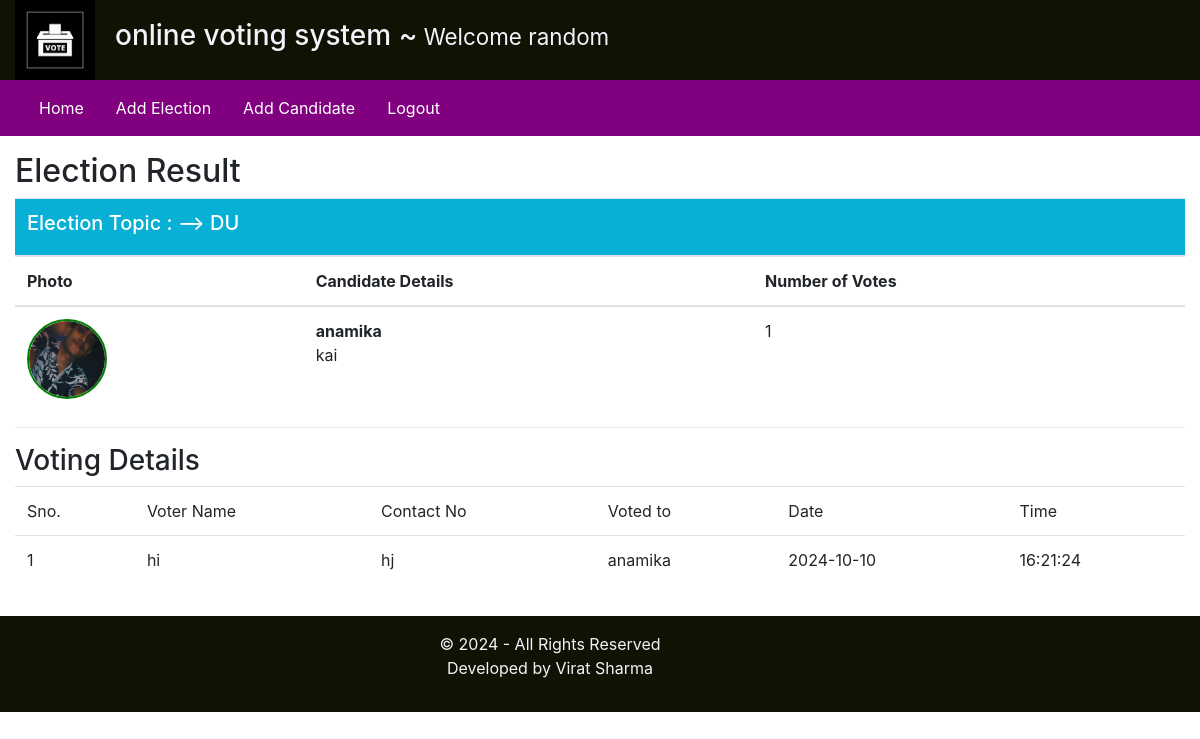
The page /admin/index2.php?viewresult=38 (signed in) on the database its author committed.
### tables this page shows
CREATE TABLE IF NOT EXISTS `elections` (
  `id` int NOT NULL AUTO_INCREMENT,
  `election_topic` varchar(255) DEFAULT NULL,
  `no_of_candidate` int DEFAULT NULL,
  `starting_date` date DEFAULT NULL,
  `ending_date` date DEFAULT NULL,
  `status` varchar(45) DEFAULT NULL,
  `inserted_by` varchar(255) DEFAULT NULL,
  `inserted_on` date DEFAULT NULL,
  `max_candidates` int DEFAULT NULL,
  PRIMARY KEY (`id`)
);

CREATE TABLE IF NOT EXISTS `candidate_details` (
  `id` int NOT NULL AUTO_INCREMENT,
  `election_id` int DEFAULT NULL,
  `candidate_name` varchar(255) DEFAULT NULL,
  `candidate_details` text,
  `candidate_photo` text,
  `inserted_by` varchar(255) DEFAULT NULL,
  `inserted_on` date DEFAULT NULL,
  PRIMARY KEY (`id`)
);

CREATE TABLE IF NOT EXISTS `votings` (
  `id` int NOT NULL AUTO_INCREMENT,
  `election_id` int DEFAULT NULL,
  `voters_id` int DEFAULT NULL,
  `candidate_id` int NOT NULL,
  `vote_date` date DEFAULT NULL,
  `vote_time` time DEFAULT NULL,
  PRIMARY KEY (`id`)
);

CREATE TABLE IF NOT EXISTS `users` (
  `id` int NOT NULL AUTO_INCREMENT,
  `username` varchar(255) DEFAULT NULL,
  `contact_no` varchar(45) DEFAULT NULL,
  `password` text,
  `user_role` varchar(45) NOT NULL,
  PRIMARY KEY (`id`)
);

### admin/inc/viewresult.php (the view)
<?php
$election_id=$_GET['viewresult'];
?>
<div class="row my-3" >
    <div class="col-12">
        <h2>Election Result</h2>
        <?php
        $fetchingActiveElections = mysqli_query($db, "SELECT * FROM elections WHERE id='".$election_id."'") or die(mysqli_error($db));
        if(mysqli_num_rows($fetchingActiveElections) > 0)
        {
            while($data =mysqli_fetch_assoc($fetchingActiveElections)){
                $electoin_id = $data['id'];
                $election_topic = $data['election_topic'];
                ?>
                <table class="table">
                    <thead>
                        <tr>
                            <th colspan="4" class="text-white" style="background-color:rgb(8, 176, 214);">
                                <h5>Election Topic : --> <?php echo strtoupper($election_topic); ?></h5>
                            <tr>
                                <th>Photo</th>
                                <th>Candidate Details</th>
                                <th>Number of Votes</th>
                            </tr>
                            </th>
                        </tr>
                    </thead>
                    <tbody>
                    <?php
                    $fetchingCandidates = mysqli_query($db, "SELECT * FROM candidate_details WHERE election_id ='".$electoin_id."'") or die(mysqli_error($db));
                    while ($candidatedata = mysqli_fetch_array($fetchingCandidates)) {
                        $candidate_id = $candidatedata['id'];
                        $candidate_photo = $candidatedata['candidate_photo'];
                        $fetchingVotes = mysqli_query($db, "SELECT * FROM votings WHERE candidate_id= '".$candidate_id."'") or die(mysqli_error($db));
                        $totalVotes = mysqli_num_rows($fetchingVotes);
                    ?>
                    <tr>
                        <td><img src="<?php echo $candidate_photo; ?>" style="width: 80px; height: 80px; border: 2px solid green; border-radius: 50%; object-fit: cover;" /></td>
                        <td>
                            <b><?php echo $candidatedata['candidate_name']; ?></b><br>
                            <?php echo $candidatedata['candidate_details']; ?>
                        </td>
                        <td><?php echo $totalVotes; ?></td>
                    </tr>
                    <?php
                    }
                    ?>
                    </tbody>
                </table>
            <?php
            }
        } else {
            echo "No active elections";
        }
        ?>
        <hr>
        <h3>Voting Details</h3>
        <?php
        $fetchingVoteDetails = mysqli_query($db, "SELECT * FROM votings WHERE election_id='".$election_id."'") or die(mysqli_error($db));
        $numberOfVotes = mysqli_num_rows($fetchingVoteDetails);
        if($numberOfVotes > 0){
            $sno = 1;
        ?>
        <table class="table">
            <tr>
                <td>Sno.</td>
                <td>Voter Name</td>
                <td>Contact No</td>
                <td>Voted to</td>
                <td>Date</td>
                <td>Time</td>
            </tr>
        <?php
            while($data = mysqli_fetch_assoc($fetchingVoteDetails)){
                $voters_id = $data['voters_id'];
                $candidate_id = $data['candidate_id'];
                $fetchVoterName = mysqli_query($db, "SELECT * FROM users WHERE id = '".$voters_id."'") or die(mysqli_error($db));
                $isDataAvail = mysqli_num_rows($fetchVoterName);
                $userData = mysqli_fetch_assoc($fetchVoterName);
                if($isDataAvail > 0){
                    $username = $userData['username'];
                    $contact_no = $userData['contact_no'];
                } else {
                    $username = "No Data";
                    $contact_no = "No Data";
                }
                $fetchCandidateName = mysqli_query($db, "SELECT * FROM candidate_details WHERE id = '".$candidate_id."'") or die(mysqli_error($db));
                $isDataAvail = mysqli_num_rows($fetchCandidateName);
                $candidateData = mysqli_fetch_assoc($fetchCandidateName);
                if($isDataAvail > 0){
                    $candidate_name = $candidateData['candidate_name'];
                } else {
                    $candidate_name = "No Data";
                }
        ?>
                <tr>
                    <td><?php echo $sno++; ?></td>
                    <td><?php echo $username; ?></td>
                    <td><?php echo $contact_no; ?></td>
                    <td><?php echo $candidate_name; ?></td>
                    <td><?php echo $data['vote_date']; ?></td>
                    <td><?php echo $data['vote_time']; ?></td>
                </tr>
        <?php
            }
            echo "</table>";
        } else {
            echo "No voting details available.";
        }
        ?>
    </div>
</div>

### admin/inc/header.php (shortened to what this page needs)
<!DOCTYPE html>
<html lang="en">
<head>
    <link rel="stylesheet" href="../asset/css/bootstrap.min.css"/>
    <link rel="stylesheet" href="../asset/css/style.css"/>
</head>
<body >
<div class="container-fluid">
    <div class="row bg-black text--black" >
        <div class="col-1 ">
            <img src="../asset/images/th.jfif" width="80px"/>
        </div>
        <div class="col-11 my-auto">
        <h3>online voting system  ~<small> Welcome <?php echo $_SESSION['username'];?></small></h3>
        </div>
    </div>

### admin/inc/navigation.php (shortened to what this page needs)
<div class="row bg-green">
<div class="col-12 bg-green">
<nav class="navbar navbar-expand-lg navbar-light bg-green">
  <div class="collapse navbar-collapse" id="navbarSupportedContent">
  <ul class="navbar-nav mr-auto">
      <li class="nav-item ">
        <a class="nav-link text-white mr-3"  href="index2.php?homepage=1">Home <span class="sr-only">(current)</span></a>
      </li>
      <li class="nav-item ">
        <a class="nav-link text-white mr-3"  href="index2.php?addelectionpage=1">Add Election <span class="sr-only">(current)</span></a>
      </li>
      <li class="nav-item ">
        <a class="nav-link text-white mr-3"  href="index2.php?addcandidatepage=1">Add Candidate <span class="sr-only">(current)</span></a>
      </li>
      <li class="nav-item">
        <a class="nav-link text-white mr-3"  href="logout.php">Logout <span class="sr-only">(current)</span></a>
      </li>
  </ul>
  </div>
</nav>
</div>
</div>

### admin/index2.php
<?php
require_once("inc/header.php");
require_once("inc/navigation.php");
if(isset($_GET['homepage'])){
    require_once("inc/homepage.php");
}
 else if(isset($_GET['addelectionpage'])){
    require_once("inc/addelection.php");
}
else if(isset($_GET['addcandidatepage'])){
    require_once("inc/addcandidate.php");
} else if(isset($_GET['viewresult'])){
    require_once("inc/viewresult.php");
}else if(isset($_['edit'])){
    require_once("inc/edit.php");
}
?>
<?php
require_once("inc/footer.php");
?>

### admin/inc/footer.php (shortened to what this page needs)
<div class="row bg-black text-center text--black" >
<div class="col-11 my-3">
    <p>&#169; 2024 - All Rights Reserved<br/>
       Developed by Virat Sharma
    </p>
</div>
    </div>
</div>
</body>
</html>

### asset/css/style.css (style rules this page uses)
.text-white { color:#fff; }
.bg-black { background-color: rgb(14, 19, 4); }
.text--black { color:#f6f2f9; }
.bg-green { background-color:rgb(128, 0, 128); }

### rows shown on the page
elections: election_topic "DU"
candidate_details: candidate_photo (picture), candidate_name "anamika", candidate_details "kai", totalVotes "1"
votings: users.username "hi", users.contact_no "hj", candidate_details.candidate_name "anamika", vote_date "2024-10-10", vote_time "16:21:24"

### other values the page prints
$_SESSION['username'] "random"
